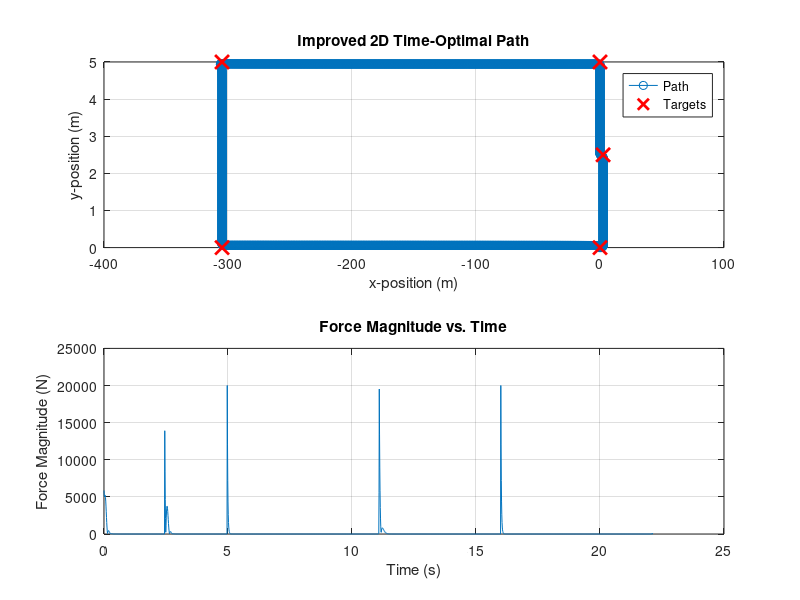
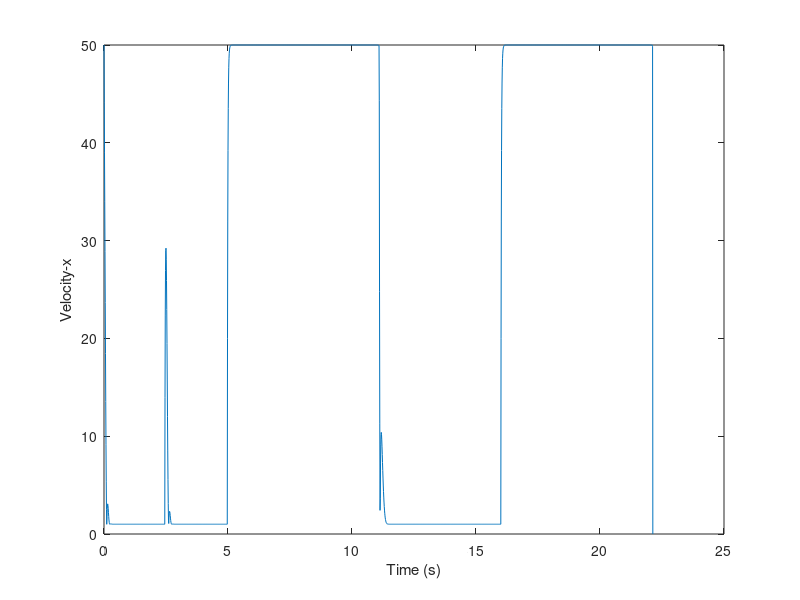

Here is the MATLAB script that generated these plots, in order:
close all;
% Simulation Parameters
m = 10;             % Mass (kg)        
dt = 0.01;          % Time step (s)
t_final = 500;      % Final time (s)
num_steps = t_final / dt;
orientation = 0;
Diameter = 5;
F_max = 30;

%range of parameters to test
% b_values = 0.1:0.5:5;
% F_max_values = 1:5:50;

%first i need to orient the plane 180 deg of its current position

%im going to call my a single point has (orientation, x, y)
%
%orientation has a metric 

targets = [ pi/2, 2.5, Diameter/2; pi, 0, Diameter; pi, -304.8, Diameter; 0, -304.8, 0; 0, 0, 0];
target_index = 1;

% Initialize arrays
time = 0:dt:t_final;
x = zeros(1, num_steps + 1);  % x-position array
y = zeros(1, num_steps + 1);  % y-position array
vx = zeros(1, num_steps + 1); % x-velocity array
vy = zeros(1, num_steps + 1); % y-velocity array
Fx = zeros(1, num_steps + 1); % x-force array
Fy = zeros(1, num_steps + 1); % y-force array
theta = zeros(1, num_steps + 1); %angle position array

%vx and vy and Fx and Fy will not be able to be handled as discretely in
%actual

% Initial conditions
x(1) = 0;    % Initial x-position (m)
theta(1) = 0;
y(1) = 0;    % Initial y-position (m)
vx(1) = 50;  % Initial x-velocity (m/s)
vy(1) = 0;   % Initial y-velocity (m/s)

%control loop for 2D movement

% Control loop for 2D movement with smooth path control
for k = 1:num_steps
    target_theta = targets(target_index, 1);
    target_x = targets(target_index, 2);
    target_y = targets(target_index, 3);

    % Compute differences
    dtheta = target_theta - theta(k);
    dx = target_x - x(k);
    dy = target_y - y(k);
    distance = sqrt(dx^2 + dy^2);

    % Check if near the target
    if distance < 0.1
        if target_index < size(targets, 1)
            target_index = target_index + 1; % Move to the next target
        else
            break; % Stop if all targets are reached
        end
    end

    % Desired unit vector toward the target
    if distance > 0
        ux = dx / distance;
        uy = dy / distance;
    else
        ux = 0;
        uy = 0;
    end

    % Desired velocity vector (pass-through target with smooth transition)
    speed_desired = 50; % Desired speed (m/s)
    vx_target = speed_desired * ux;
    vy_target = uy;

    Kp = 400; % Scales up with distance


    % Proportional control for velocity alignment
    % Proportional gain, this is best around 100-400 for a little costrained system
    Fx(k) = Kp * (vx_target - vx(k));
    Fy(k) = Kp * (vy_target - vy(k));

    F_magnitude = sqrt(Fx(k)^2 + Fy(k)^2);

    if F_magnitude > F_max
        speed_desired = speed_desired * (F_max / F_magnitude);
    end

    % Update positions, velocities, and orientation
    vx(k + 1) = vx(k) + Fx(k) / m * dt;
    vy(k + 1) = vy(k) + Fy(k) / m * dt;

    x(k + 1) = x(k) + vx(k) * dt;
    y(k + 1) = y(k) + vy(k) * dt;

    % Update orientation based on velocity direction
    if vx(k + 1) ~= 0 || vy(k + 1) ~= 0
        theta(k + 1) = atan2(vy(k + 1), vx(k + 1));
    else
        theta(k + 1) = theta(k); % Maintain previous orientation if no motion
    end
end

% Plot results
figure;
subplot(2, 1, 1);
plot(x(1:k + 1), y(1:k + 1), '-o');
hold on;
plot(targets(:, 2), targets(:, 3), 'rx', 'MarkerSize', 10, 'LineWidth', 2);
xlabel('x-position (m)');
ylabel('y-position (m)');
title('Improved 2D Time-Optimal Path');
legend('Path', 'Targets');
grid on;

subplot(2, 1, 2);
plot(time(1:k + 1), sqrt(Fx(1:k + 1).^2 + Fy(1:k + 1).^2));
xlabel('Time (s)');
ylabel('Force Magnitude (N)');
title('Force Magnitude vs. Time');
grid on;

figure;
plot(time(1:k+1),sqrt(vx(1:k+1).^2 + vy(1:k+1).^2));
xlabel('Time (s)'); ylabel('Velocity-x');
optimal_time = time(k+1);
disp(optimal_time);

